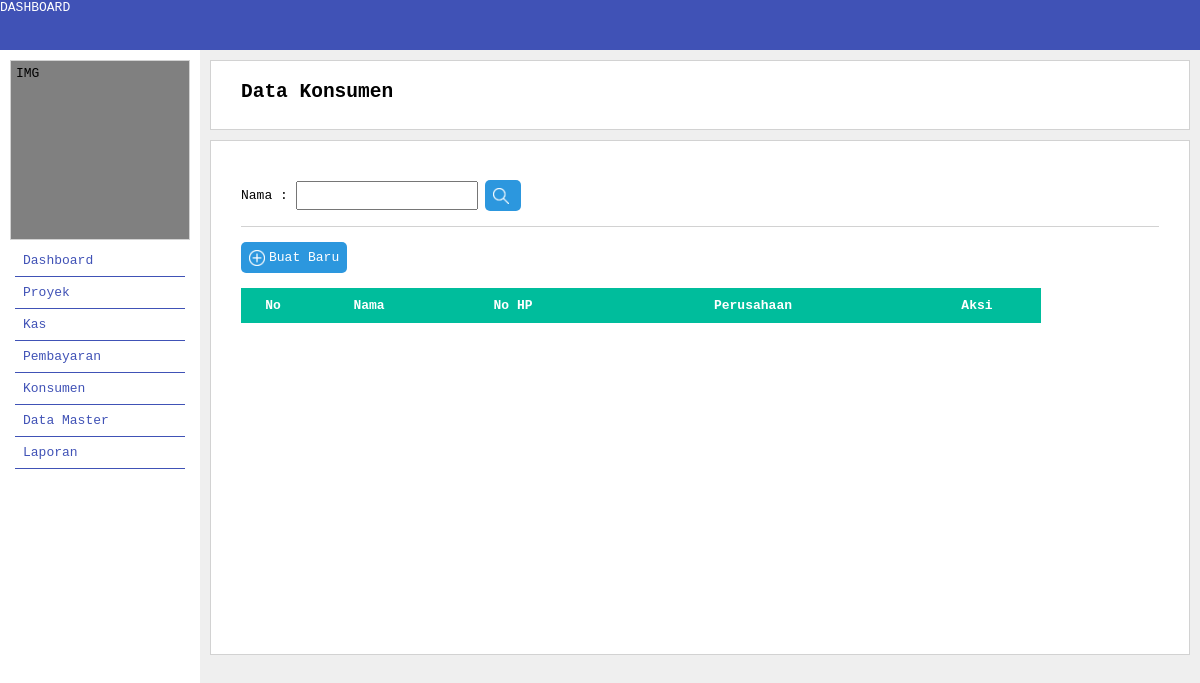
The page /index.php/konsumen/Index on the database as committed earlier.
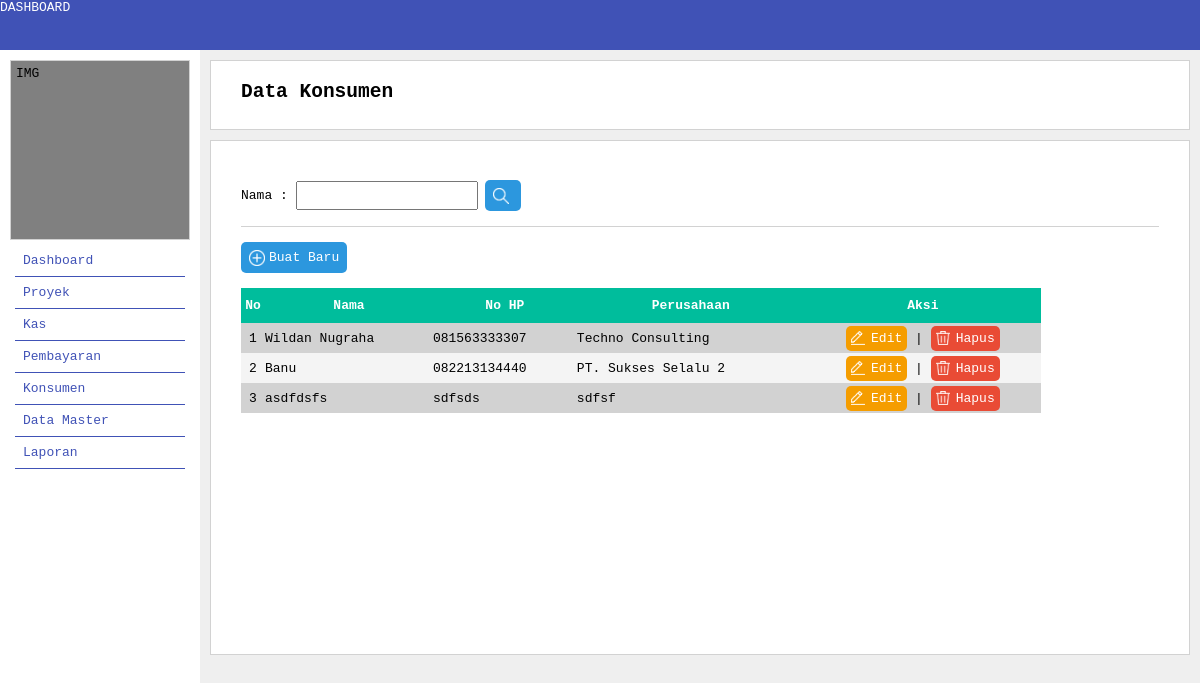
The same page on the database as committed later.
### tables this page shows
CREATE TABLE IF NOT EXISTS `tb_konsumen` (
  `id_konsumen` varchar(8) NOT NULL,
  `tanggal_konsumen` date NOT NULL,
  `nama` varchar(20) NOT NULL,
  `perusahaan` varchar(20) NOT NULL,
  `no_hp` varchar(12) NOT NULL,
  `alamat` varchar(30) NOT NULL,
  PRIMARY KEY (`id_konsumen`)
);

### application/controllers/Konsumen.php (called while the page is built, shortened)
<?php
    class Konsumen extends CI_Controller{
		function Index(){
			$this->load->model('konsumen_model');
			$data['konsumen'] = $this->konsumen_model->getdata_konsumen();
			$this->load->view('konsumen/v_tbl_konsumen.php',$data);
		}
    }
?>

### index.php (called while the page is built, shortened)
<?php
require_once BASEPATH.'core/CodeIgniter.php';

### application/models/Konsumen_model.php (called while the page is built, shortened)
<?php
class Konsumen_model extends CI_Model {
        public function getdata_konsumen(){
        	$q = $this->db->get('tb_konsumen');
			return $q->result_array();
        }
}

### application/views/konsumen/v_tbl_konsumen.php (the view, shortened to what this page needs)
<?php include "/../templates/header.php"; ?>
<div id="content">
		<div id="content-container">
			<div id="content-header">
				<h2>Data Konsumen</h2>
			</div>
			<div id="content-main">
				<div class="form-group">
					Nama :
					<input type="text" name="nama" class="form-content">
					<button type="submit" class="button">
						<span class="button-icon">
							<img src="<?php echo base_url("style/icon/search.png"); ?>" width="16px" height="16px">
						</span>
					</button>
				</div>
				<br/><div class="line-separator"></div><br/>
				<a href="<?php echo base_url() ?>konsumen/inputkonsumen" class="button">
					<span class="button-icon">
						<img src="<?php echo base_url("style/icon/add.png"); ?>" width="16px" height="16px">
					</span>
					<div class="button-label">
						Buat Baru
					</div>
				</a>
				<br/><br/>
				<table class="table-strip">
					<tr>
						<th>No</th>
						<th>Nama</th>
						<th>No HP</th>
						<th>Perusahaan</th>
						<th>Aksi</th>
					</tr>
					<?php
						$i = 0;
						foreach ($konsumen as $row ) {
							$i++;
							$id_konsumen = $row['id_konsumen'];
							$nama = $row['nama'];
							$no_hp = $row['no_hp'];
							$perusahaan = $row['perusahaan'];
					?>
						<tr>
							<td><center><?php echo $i ?></center></td>
							<td><?php echo $nama ?></td>
							<td><?php echo $no_hp ?></td>
							<td><?php echo $perusahaan ?></td>
							<td>
								<center>
									<a href="<?php echo base_url() ?>konsumen/editkonsumen/<?php echo $id_konsumen?>" class="button-cancel button-small">
										<span class="button-icon">
											<img src="<?php echo base_url("style/icon/edit.png"); ?>" width="14px" height="14px">
										</span>
										<div class="button-label">
											Edit
										</div>
									</a>
									|
									<a href="<?php echo base_url() ?>konsumen/hapuskonsumen/<?php echo $id_konsumen?>" class="button-delete button-small">
										<span class="button-icon">
											<img src="<?php echo base_url("style/icon/delete.png"); ?>" width="14px" height="14px">
										</span>
										<div class="button-label">
											Hapus
										</div>
									</a>
								</center>
							</td>
						</tr>
					<?php
						}
					?>
				</table>
			</div>
		</div>
	</div>
<?php include "/../templates/footer.php"; ?>

Rows that differ between the two databases and show on the page:
added tb_konsumen: nama "Wildan Nugraha", no_hp "081563333307", perusahaan "Techno Consulting"
added tb_konsumen: nama "Banu", no_hp "082213134440", perusahaan "PT. Sukses Selalu 2"
added tb_konsumen: nama "asdfdsfs", no_hp "sdfsds", perusahaan "sdfsf"
